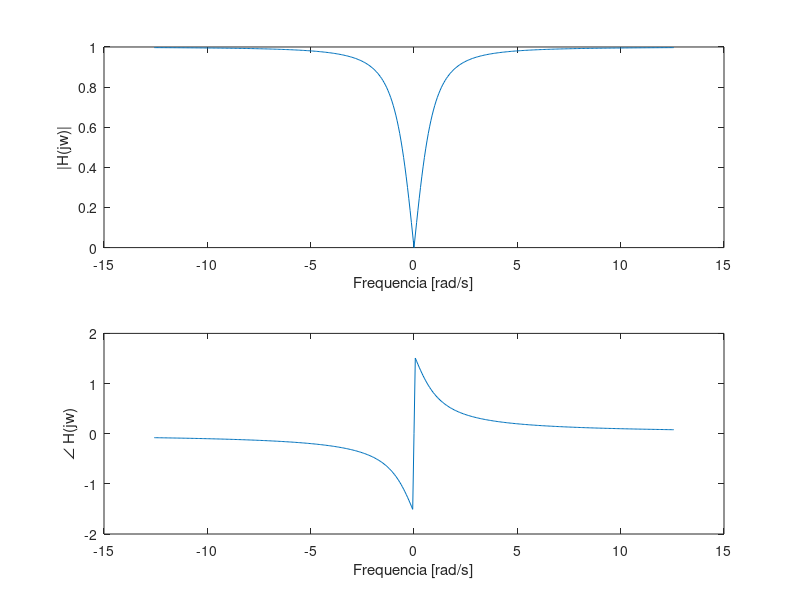
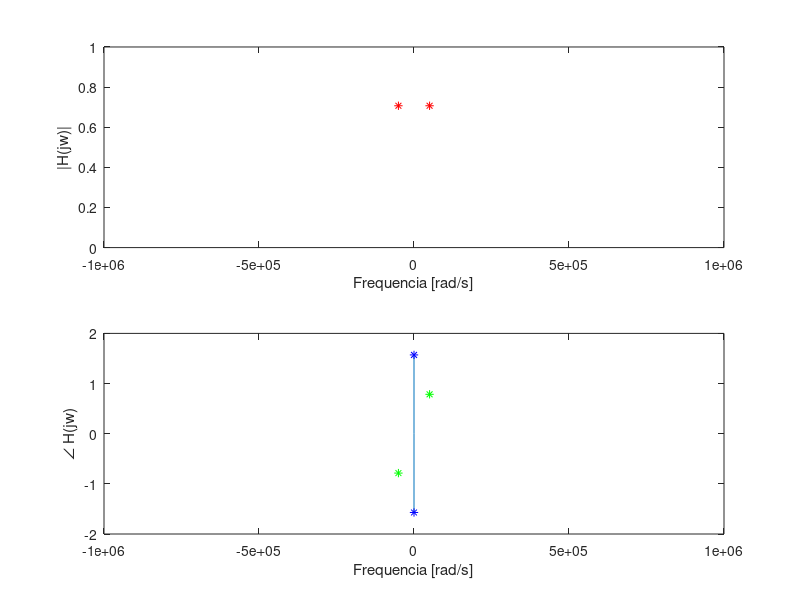

The MATLAB source for these figures, in order:
% Universidade de Brasilia
% Sinais e Sistemas 2015/2
% Trabalho II.a
% Grupo: Eduardo Scartezini - 14/0137084 e 
%        Lucas Santos - 14/0151010.

% Resposta em frequencia H(jw) do circuito RC Passa-altas 

clear all
close all
clc

% Dados:
%   H(jw) = RCjw
%           ----------
%           (1 + RCjw)
%   R = 2*10 Ohms
%   C = 1*10^(-6) F
%   frequencia de corte = 1/(2*pi*R*C)
%   tensao de saida da frequencia de corte = 1/2^(1/2)

% Objetivos:
%   Plotar o grafico (Modulo e fase) de H(jw), para verificar se a frequencia
% de corte estah conforme planejada

for num = 1:2
    % Definindo os valores comerciais de R e C
    if (num == 1)
    % Para obter o grafico base (ordem 1)
        R = 1; 
        C = 1;
    else
    % Para obter o grafico resultado (ordem 2*10^(-5))       
        R = 20; 
        C = 0.000001;
    end
    
    % Vetor de frequencias [Hz], com tamanhos especificos para cada RC,
    % obtendo assim graficos semelhantes.
    if (num == 1)
    % Para obter o grafico base
        f = [-2:0.01:2]; 
    else
    % Para obter o grafico resultado
        f = [-100000:0.01:100000];
    end
    
    % Vetor de frequencias [rad/s]
    w = f.*2*pi;

    % Definindo a resposta em frequencia do circuito
    H = (w.*(R*C*1i))./(1 + w.*(R*C*1i));

    % Definindo o modulo e a fase
    fase = angle(H);
    modulo = abs(H);

    % Plotando
    figure;
    subplot(2,1,1);
    plot(w,abs(H)); hold on;

    % Plotando o ponto da frequencia de corte
    if (num == 2)
        plot(50265.4824, 0.707, 'r*'); hold on;
        plot(-50265.4824, 0.707, 'r*');
    end
    
    xlabel('Frequencia [rad/s]');
    ylabel('|H(jw)|');

    subplot(2,1,2);
    plot(w,fase); hold on;
    
    % Plotando o ponto da frequencia de corte
    if (num == 2)
        plot(0, (pi/2), 'b*'); hold on;
        plot(0, (-pi/2), 'b*'); hold on;
        plot(-50265.4824, (-pi/4), 'g*'); hold on;
        plot(50265.4824, (pi/4), 'g*');    
    end
    
    xlabel('Frequencia [rad/s]');
    ylabel('\angle H(jw)');
    
    % Salvando as imagens obtidas
    if (num == 1)
        saveas(gcf, 'graficoBase.png');
    else
        saveas(gcf, 'graficoResultado.png');
    end
end